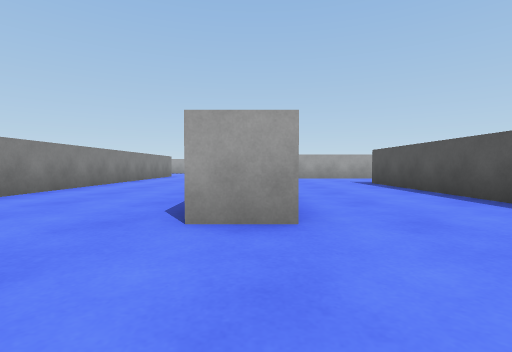
View 1 (above)

21 first-person views from a walk through a scene from a Unity 3-D project. The camera is 0.51 m above the floor, tilts 2° down and sees 85° across. The floor is counted in squares, 1 m on a side. Each view is taken from the middle of a square. On the plan, view 1 faces up. The plan holds only what a view shows up to about 9 squares ahead; the rest is blank. The place goes on beyond the plan. The player is left out.

View 2
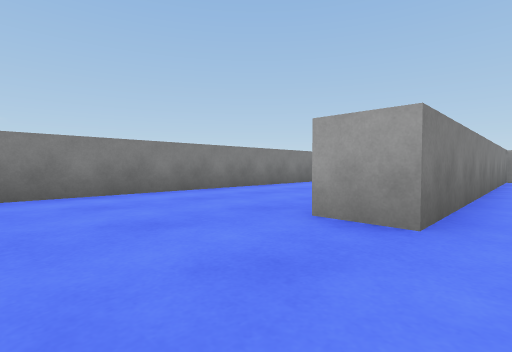

View 3
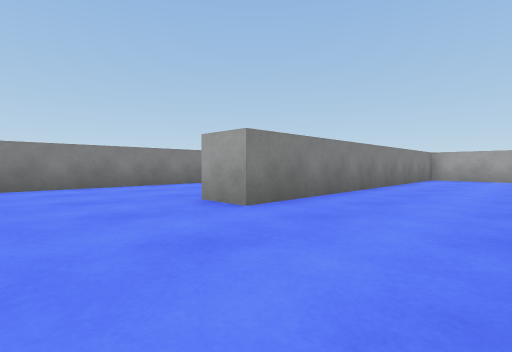

View 4
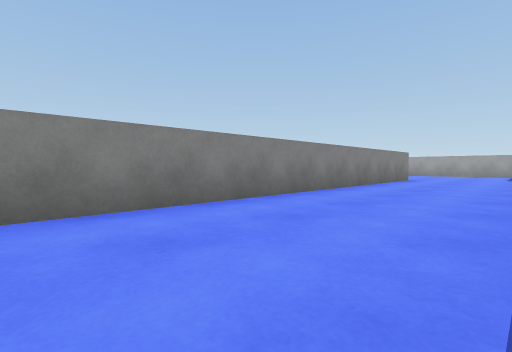

View 5
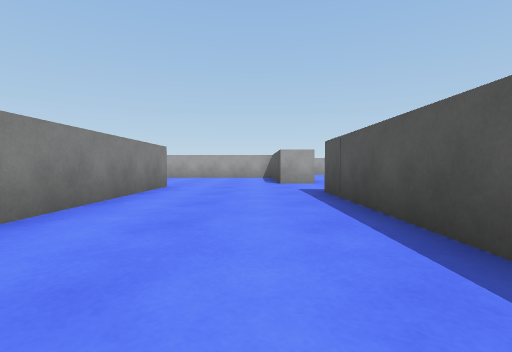

View 6
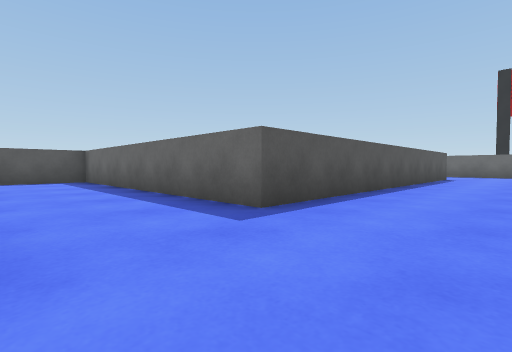

View 7
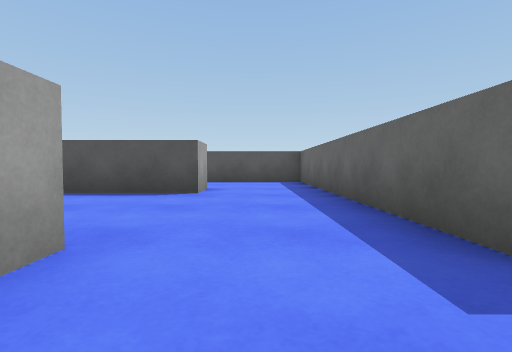

View 8
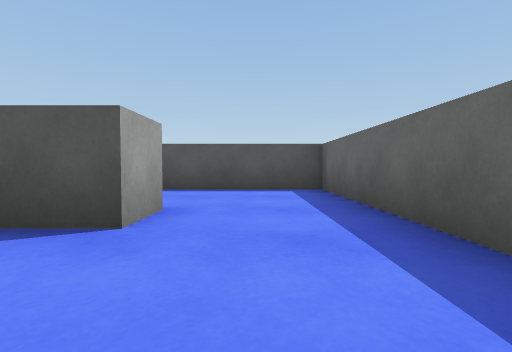

View 9
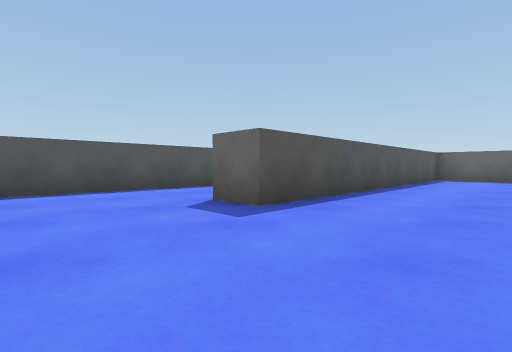

View 10
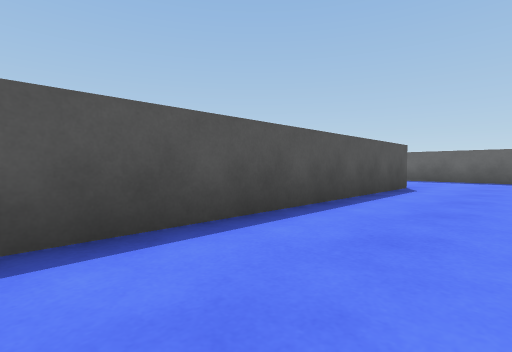

View 11
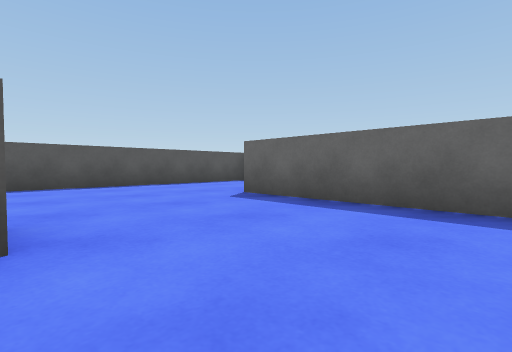

View 12
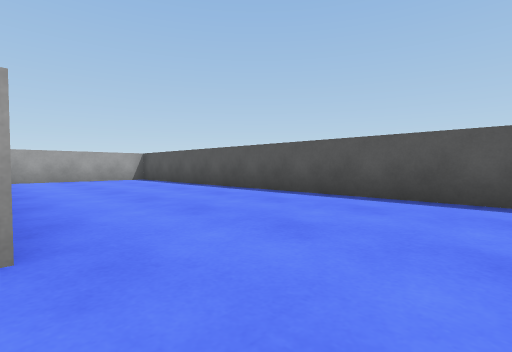

View 13
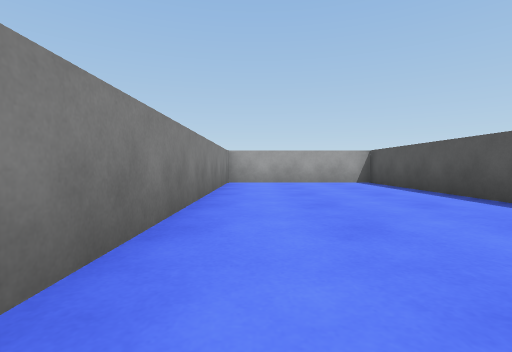

View 14
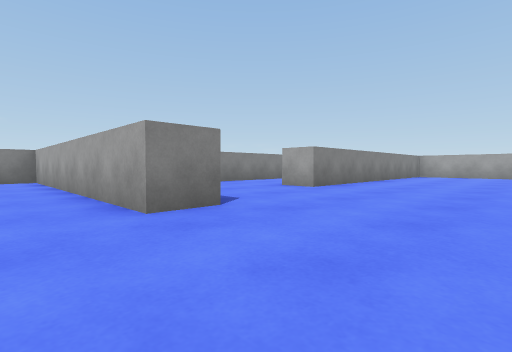

View 15
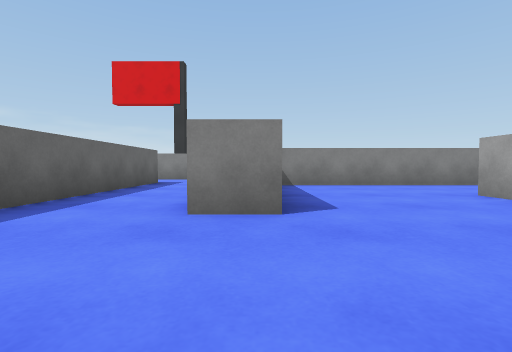

View 16
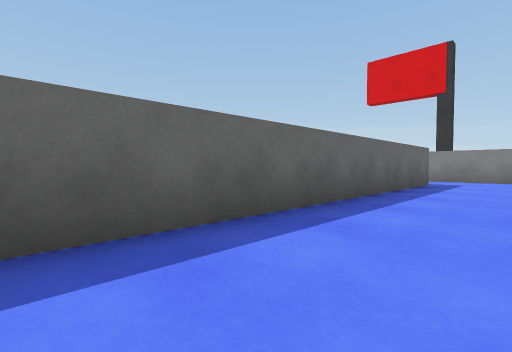

View 17
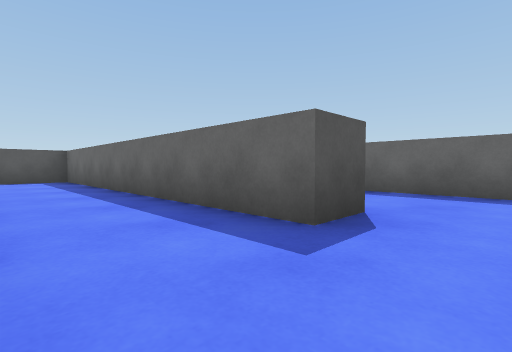

View 18
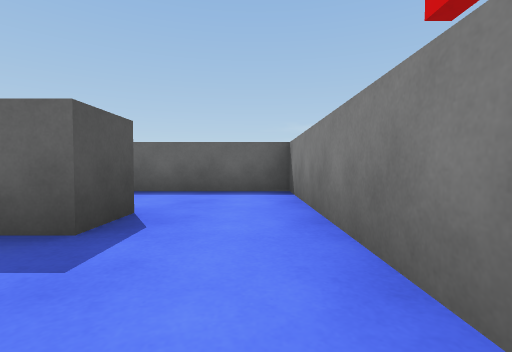

View 19
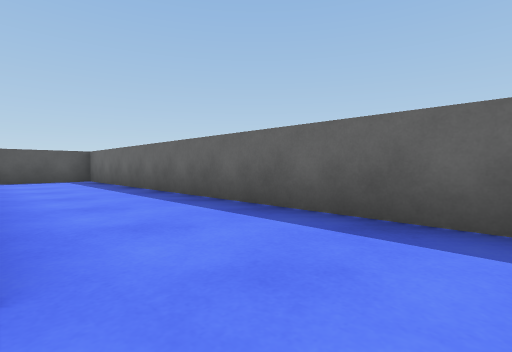

View 20
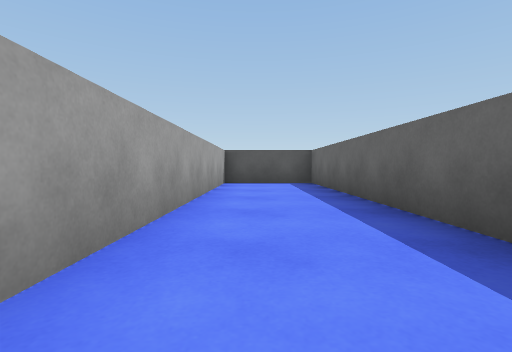

View 21
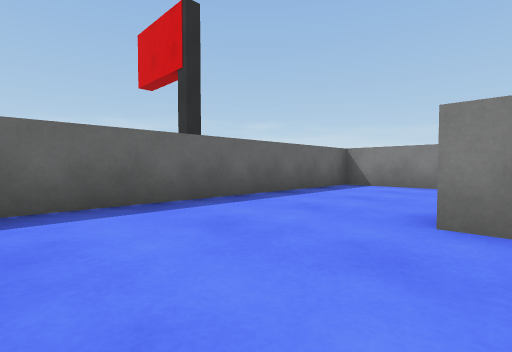

### Floor plan
Points are (right, up) in squares from view 1. A wall is a line through its corners. A room is listed if a view was taken in it or the views show most of it. See-through windows are left out.
Room 1 (views 1, 2, 3, 4, 5, 6, 7, 8, 9, 10, 11, 21)
walls: (0.4, 11.5) (0.4, 2.4) (-0.6, 2.4); (-0.6, 4.6) (-0.6, 12.5) (7.1, 12.5) (7.1, 16.1); (2.5, 11.7) (1.8, 11.7); (4.5, 5) (4.5, 1.6); (-0.2, 15.2) (-1.3, 15.2) (-1.3, 16.1); (3.5, 0.8) (3.5, 8.4) (4.5, 8.4); (7.1, 2.9) (7.1, 10.8); (4.4, 15.2) (3.3, 15.2) (3.3, 16.5); (-4.2, 14.1) (-4.2, -0.7) (2.9, -0.7)
ways out: opening at (5.5, 2.5) to room 2
Room 2 (views 12, 13, 14, 15, 16, 17, 18, 19)
walls: (4.5, 1.6) (4.5, -0.4); (5.1, -0.7) (9.1, -0.7) (9.1, -1.7) (1.3, -1.7) (1.3, -5.5); (3.3, -5.1) (3.3, -4) (12.5, -4) (12.5, 11.7) (8.1, 11.7) (8.1, 2.9) (7.1, 2.9)
ways out: opening at (5.5, 2.5) to room 1; opening at (2.5, -4.5) to room 3
Room 3 (view 20)
walls: (1.3, -5.5) (1.3, -7.7) (12.5, -7.7) (12.5, -5) (5, -5)
ways out: opening at (2.5, -4.5) to room 2

Positions as (right, up) in squares from view 1, and headings:
1: (0, 0), facing up
2: (1, 0), facing up-left
3: (3, 0), facing up-left
4: (-1, 3), facing up-left
5: (-2, 7), facing up
6: (-3, 15), facing down-right
7: (-2, 14), facing right
8: (1, 14), facing right
9: (1, 11), facing down-right
10: (5, 10), facing down-right
11: (5, 3), facing down-right
12: (8, 1), facing up-right
13: (9, 3), facing up
14: (12, -3), facing up-left
15: (12, -1), facing left
16: (12, -2), facing down-left
17: (2, -2), facing down-right
18: (2, -2), facing down
19: (2, -5), facing down-right
20: (4, -6), facing right
21: (3, 3), facing down-left
